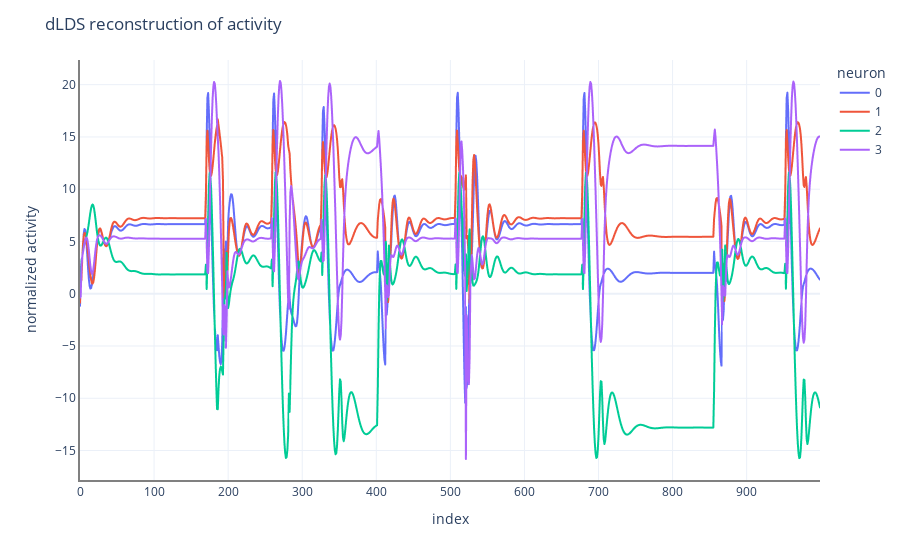

This figure's notebook cell:
### Code cell
reco_data = mf.create_reco(X, fitted_of_model[0], fitted_of_model[1])
reco = pd.DataFrame(reco_data.T)
fig3 = px.line(reco,labels={'time':'time [s]', 'value':'normalized activity', 'variable':'neuron'}).update_layout(title='dLDS reconstruction of activity') #20210414_w7
fig3.update_xaxes(showline=True, linewidth=2, linecolor='grey')
fig3.update_yaxes(showline=True, linewidth=2, linecolor='grey')
fig3.show(config=config)

### Figure 1 — Plotly figure (JSON) as saved in the notebook; plotly's stock layout.template omitted (floating-point values rounded to 4 significant figures; data arrays with more than 128 entries replaced by an {"elided": "..."} marker saying what was removed)
{"data": [{"hovertemplate": "neuron=0<br>index=%{x}<br>normalized activity=%{y}<extra></extra>", "legendgroup": "0", "line": {"color": "#636efa", "dash": "solid"}, "marker": {"symbol": "circle"}, "mode": "lines", "name": "0", "showlegend": true, "type": "scattergl", "x": {"elided": "1000 int values"}, "xaxis": "x", "y": {"elided": "1000 float values"}, "yaxis": "y"}, {"hovertemplate": "neuron=1<br>index=%{x}<br>normalized activity=%{y}<extra></extra>", "legendgroup": "1", "line": {"color": "#EF553B", "dash": "solid"}, "marker": {"symbol": "circle"}, "mode": "lines", "name": "1", "showlegend": true, "type": "scattergl", "x": {"elided": "1000 int values"}, "xaxis": "x", "y": {"elided": "1000 float values"}, "yaxis": "y"}, {"hovertemplate": "neuron=2<br>index=%{x}<br>normalized activity=%{y}<extra></extra>", "legendgroup": "2", "line": {"color": "#00cc96", "dash": "solid"}, "marker": {"symbol": "circle"}, "mode": "lines", "name": "2", "showlegend": true, "type": "scattergl", "x": {"elided": "1000 int values"}, "xaxis": "x", "y": {"elided": "1000 float values"}, "yaxis": "y"}, {"hovertemplate": "neuron=3<br>index=%{x}<br>normalized activity=%{y}<extra></extra>", "legendgroup": "3", "line": {"color": "#ab63fa", "dash": "solid"}, "marker": {"symbol": "circle"}, "mode": "lines", "name": "3", "showlegend": true, "type": "scattergl", "x": {"elided": "1000 int values"}, "xaxis": "x", "y": {"elided": "1000 float values"}, "yaxis": "y"}], "layout": {"legend": {"title": {"text": "neuron"}, "tracegroupgap": 0}, "margin": {"t": 60}, "title": {"text": "dLDS reconstruction of activity"}, "xaxis": {"anchor": "y", "domain": [0, 1], "linecolor": "grey", "linewidth": 2, "showline": true, "title": {"text": "index"}}, "yaxis": {"anchor": "x", "domain": [0, 1], "linecolor": "grey", "linewidth": 2, "showline": true, "title": {"text": "normalized activity"}}}}
